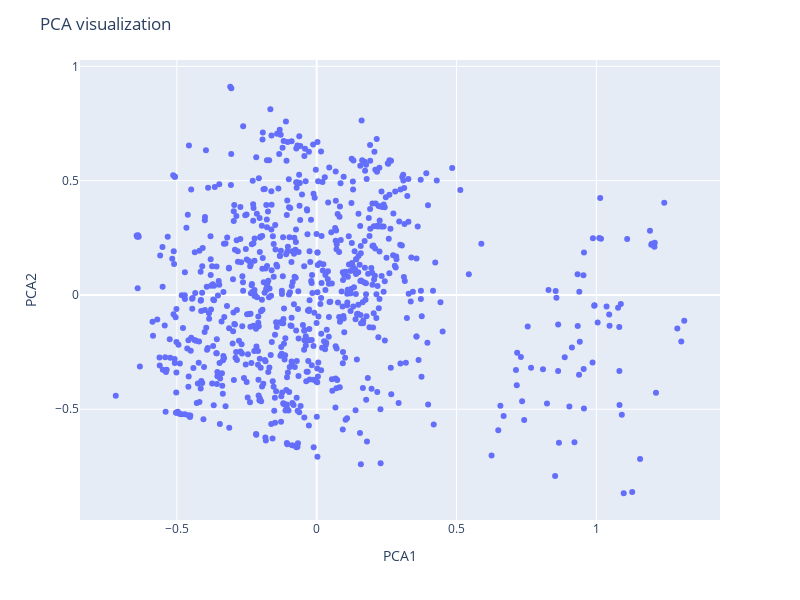

Write notebook code for a chart like this one.
### Markdown cell above
No seguinte gráfico podemos ver dois agrupamentos de dados isolados. Comparativamente com a análise realizada sem utilização de <i>feature reduction</i> são notáveis as diferenças entre os dois gráficos, neste os dados estão mais agrupados criando dois agrupamentos de dados, enquanto que no anterior os dados estavam muito misturados. Apesar deste notável melhoramento exise ainda alguma discrepancia entre os dados.

### Code cell
fig = px.scatter(df_PCA, x=df_PCA['PC1'], y=df_PCA["PC2"], width=800, height=600)
fig.update_layout(
    title="PCA visualization",
    xaxis_title="PCA1",
    yaxis_title="PCA2",
)
fig.show()

### Figure 1 — Plotly figure (JSON) as saved in the notebook; plotly's stock layout.template omitted (floating-point values rounded to 4 significant figures; data arrays with more than 128 entries replaced by an {"elided": "..."} marker saying what was removed)
{"data": [{"hovertemplate": "PC1=%{x}<br>PC2=%{y}<extra></extra>", "legendgroup": "", "marker": {"color": "#636efa", "symbol": "circle"}, "mode": "markers", "name": "", "orientation": "v", "showlegend": false, "type": "scatter", "x": {"elided": "800 float values"}, "xaxis": "x", "y": {"elided": "800 float values"}, "yaxis": "y"}], "layout": {"height": 600, "legend": {"tracegroupgap": 0}, "margin": {"t": 60}, "title": {"text": "PCA visualization"}, "width": 800, "xaxis": {"anchor": "y", "domain": [0, 1], "title": {"text": "PCA1"}}, "yaxis": {"anchor": "x", "domain": [0, 1], "title": {"text": "PCA2"}}}}
